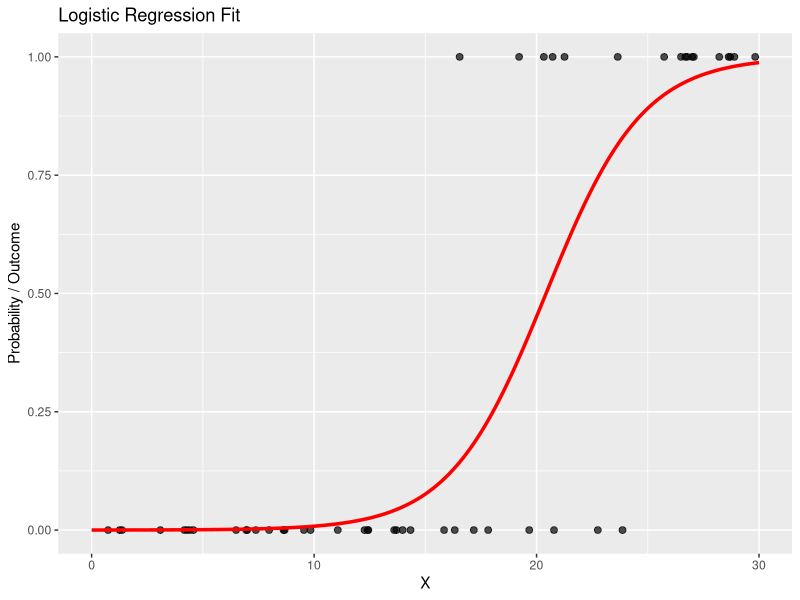
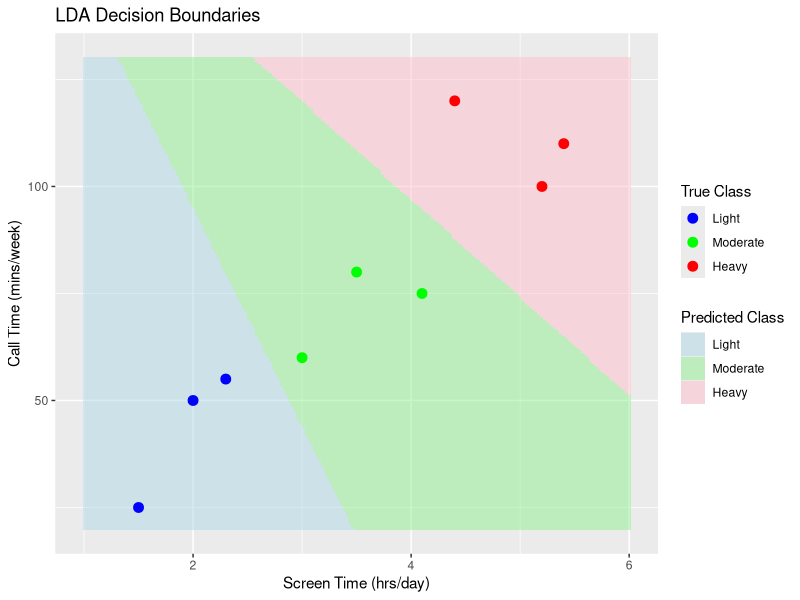
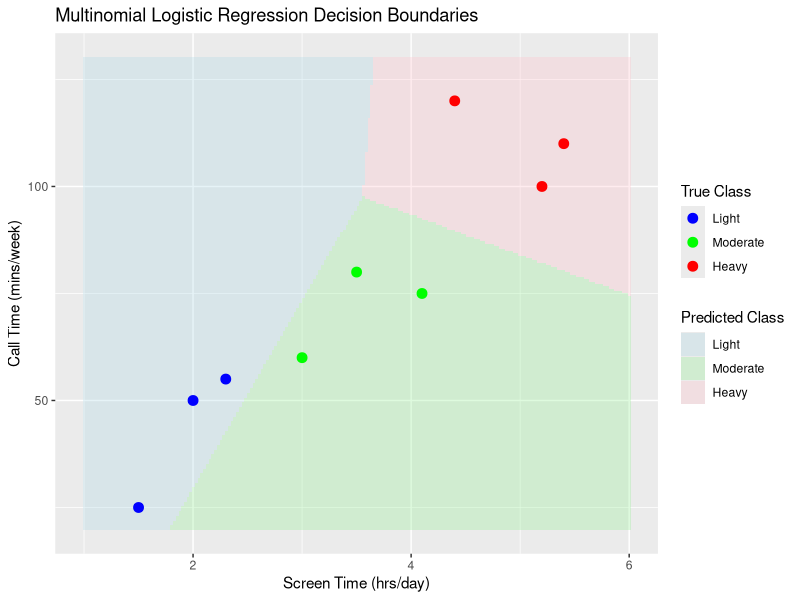

R code for these plots, in order:
## ---- chunk 1
knitr::opts_chunk$set(echo = TRUE,eval = TRUE)
## ---- chunk 2
# import the tidyverse environment
library(tidyverse)
## ---- chunk 3
# ensure the reproducibility
set.seed(123)
# dataset of size n = 50
n <- 50
# in a uniform distribution
X <- runif(n, min = 0, max = 30)
# the function of p
p <- 1 / (1 + exp(-(-5 + 0.25 * X)))
# generate Y
Y <- rbinom(n, size = 1, prob = p)
Y
## ---- chunk 4
# construct the logistic model
model <- glm(Y ~ X, family = binomial)
model
## ---- chunk 5
# summary() the model and pull the coefficients out
summary(model)$coefficients
## ---- chunk 6
# make a tiny data frame of Y against X
df <- data.frame(X = X, Y = Y)

# put X and Y into the tiny data frame
x_vals <- seq(0, 30, length.out = 300)
predicted_probs <- predict(model, newdata = data.frame(X = x_vals), type = "response")
fitted_df <- data.frame(X = x_vals, Prob = predicted_probs)

# plot the fitted logistic curve and the data points
df %>% ggplot(aes(x = X, y = Y)) +
  geom_point(color = "black", size = 2, alpha = 0.7) +  # actual data points
  geom_line(data = fitted_df, aes(x = X, y = Prob), color = "red", linewidth = 1.2) +  # fitted curve
  labs(title = "Logistic Regression Fit",
       x = "X",
       y = "Probability / Outcome")
## ---- chunk 7
# predict probabilities for all X values
predicted_probs <- predict(model, type = "response")

# threshold 0.4
pred_class_0.4 <- ifelse(predicted_probs >= 0.4, 1, 0)
conf_matrix_0.4 <- table(Predicted = pred_class_0.4, Actual = Y)

# threshold 0.5
pred_class_0.5 <- ifelse(predicted_probs >= 0.5, 1, 0)
conf_matrix_0.5 <- table(Predicted = pred_class_0.5, Actual = Y)

# show the two confusion matrices
conf_matrix_0.4
conf_matrix_0.5
## ---- chunk 8
# input the data into a tiny data frame
df <- data.frame(
  X1 = c(1.5, 2.0, 2.3, 3.0, 3.5, 4.1, 4.4, 5.2, 5.4),
  X2 = c(25, 50, 55, 60, 80, 75, 120, 100, 110),
  C = factor(c(1,1,1, 2,2,2, 3,3,3))
)

# calculate each class mean vector
mu1 <- colMeans(df[df$C == 1, 1:2])
mu2 <- colMeans(df[df$C == 2, 1:2])
mu3 <- colMeans(df[df$C == 3, 1:2])
# show the mean vectors
mu1
mu2
mu3

# calculate the common covariance matrix with 2 degrees of freedom
matrix_cov <- (
  cov(df[df$C == 1, 1:2]) * 2 +
  cov(df[df$C == 2, 1:2]) * 2 +
  cov(df[df$C == 3, 1:2]) * 2
) / (9 - 3)

# show the common covariance matrix
matrix_cov
## ---- chunk 9
# use solve() to get the inverse of the matrix
Sigma_inv <- solve(matrix_cov)
# show the inverse matrix
Sigma_inv

# make the linear discriminant functions for the three cases
delta1 <- function(x1, x2) {
  x <- c(x1, x2)
  as.numeric(t(x) %*% Sigma_inv %*% mu1 - 0.5 * t(mu1) %*% Sigma_inv %*% mu1)
}

delta2 <- function(x1, x2) {
  x <- c(x1, x2)
  as.numeric(t(x) %*% Sigma_inv %*% mu2 - 0.5 * t(mu2) %*% Sigma_inv %*% mu2)
}

delta3 <- function(x1, x2) {
  x <- c(x1, x2)
  as.numeric(t(x) %*% Sigma_inv %*% mu3 - 0.5 * t(mu3) %*% Sigma_inv %*% mu3)
}

a1 <- Sigma_inv %*% mu1
a2 <- Sigma_inv %*% mu2
a3 <- Sigma_inv %*% mu3

c1 <- -0.5 * t(mu1) %*% Sigma_inv %*% mu1
c2 <- -0.5 * t(mu2) %*% Sigma_inv %*% mu2
c3 <- -0.5 * t(mu3) %*% Sigma_inv %*% mu3

# show the 3 discriminant functions
cat("delta_1(x) = ", a1[1], "* x1 +", a1[2], "* x2 +", c1, "\n")
cat("delta_2(x) = ", a2[1], "* x1 +", a2[2], "* x2 +", c2, "\n")
cat("delta_3(x) = ", a3[1], "* x1 +", a3[2], "* x2 +", c3, "\n")
## ---- chunk 10
# define the range of x and y axes here
x1_seq <- seq(1, 6, length.out = 200)
x2_seq <- seq(20, 130, length.out = 200)
# make a grid to store the data
grid <- expand.grid(x1 = x1_seq, x2 = x2_seq)

# predict the data points in the grid
grid <- grid %>%
  # process row by row
  rowwise() %>%
  mutate(
    d1 = delta1(x1, x2),
    d2 = delta2(x1, x2),
    d3 = delta3(x1, x2),
    pred = which.max(c(d1, d2, d3))
  ) %>%
  # delete the rowwise structure
  ungroup() %>%
  # add the class title
  mutate(pred = factor(pred, labels = c("Light", "Moderate", "Heavy")))

# change it to factors
df$C <- factor(df$C, labels = c("Light", "Moderate", "Heavy"))

# plot the graph
ggplot() +
  geom_tile(data = grid, aes(x = x1, y = x2, fill = pred), alpha = 0.5) +
  geom_point(data = df, aes(x = X1, y = X2, color = C), size = 3) +
  scale_fill_manual(values = c("lightblue", "lightgreen", "pink"),
                    name = "Predicted Class") +
  scale_color_manual(values = c("blue", "green", "red"),
                     name = "True Class") +
  labs(x = "Screen Time (hrs/day)",
       y = "Call Time (mins/week)",
       title = "LDA Decision Boundaries")
## ---- chunk 11
# the same as the last question
df$C <- factor(df$C, labels = c("Light", "Moderate", "Heavy"))

# use nnet::multinom to fit the data
library(nnet)
model_mlr <- multinom(C ~ X1 + X2, data = df)

# the same as the last question
x1_seq <- seq(1, 6, length.out = 200)
x2_seq <- seq(20, 130, length.out = 200)
grid <- expand.grid(X1 = x1_seq, X2 = x2_seq)

grid$pred <- predict(model_mlr, newdata = grid)

# the same as the last question
ggplot() +
  geom_tile(data = grid, aes(x = X1, y = X2, fill = pred), alpha = 0.3) +
  geom_point(data = df, aes(x = X1, y = X2, color = C), size = 3) +
  scale_fill_manual(values = c("lightblue", "lightgreen", "pink"),
                    name = "Predicted Class") +
  scale_color_manual(values = c("blue", "green", "red"),
                     name = "True Class") +
  labs(x = "Screen Time (hrs/day)",
       y = "Call Time (mins/week)",
       title = "Multinomial Logistic Regression Decision Boundaries")
## ---- chunk 12
lda_pred_class <- {
  d1 <- delta1(3.1, 90)
  d2 <- delta2(3.1, 90)
  d3 <- delta3(3.1, 90)
  c("Light", "Moderate", "Heavy")[which.max(c(d1, d2, d3))]
}

new_user <- data.frame(X1 = 3.1, X2 = 90)
mlr_pred_class <- predict(model_mlr, newdata = new_user)

cat("LDA prediction: ", lda_pred_class, "\n")
cat("Multinomial logistic prediction: ", mlr_pred_class, "\n")
